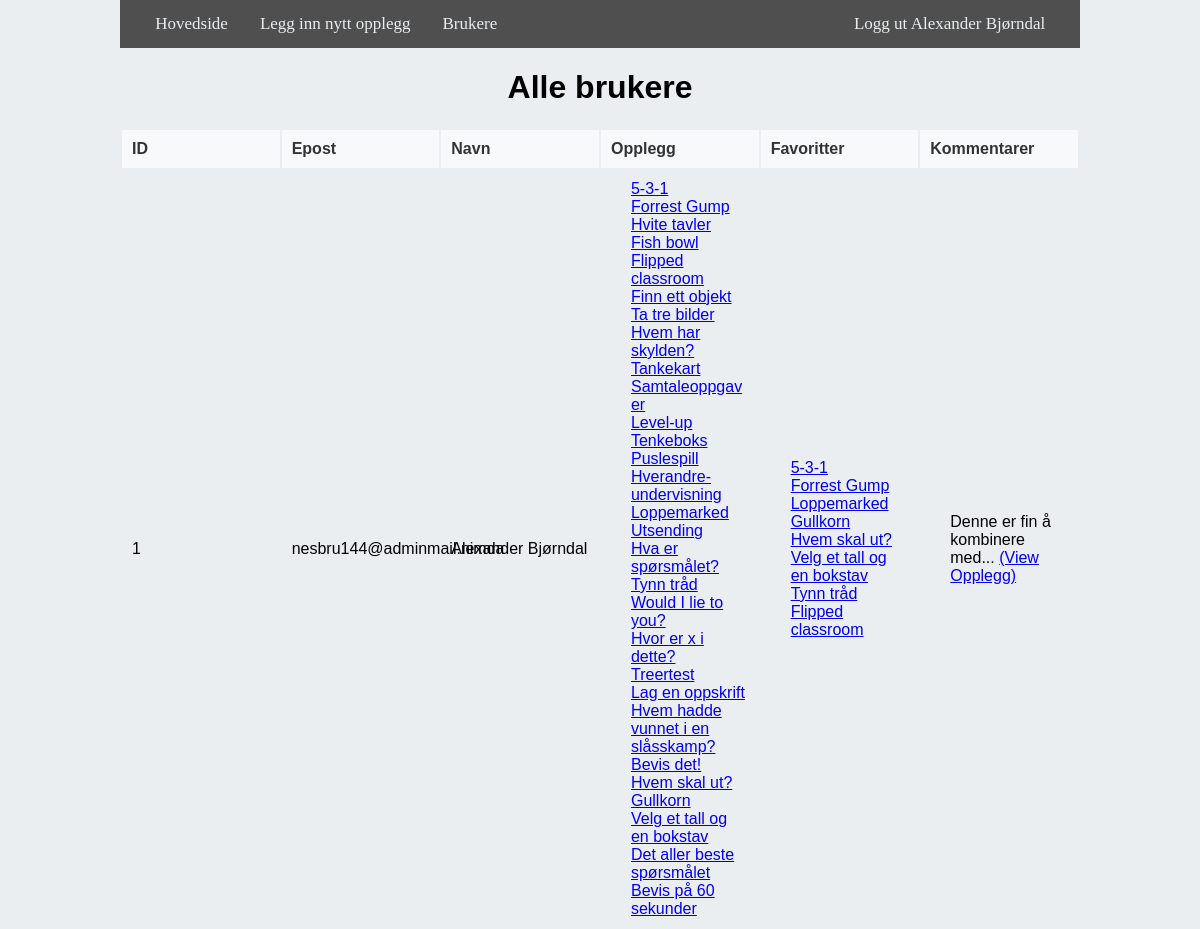
Page /brukere (signed in, upper part) on the earlier database version.
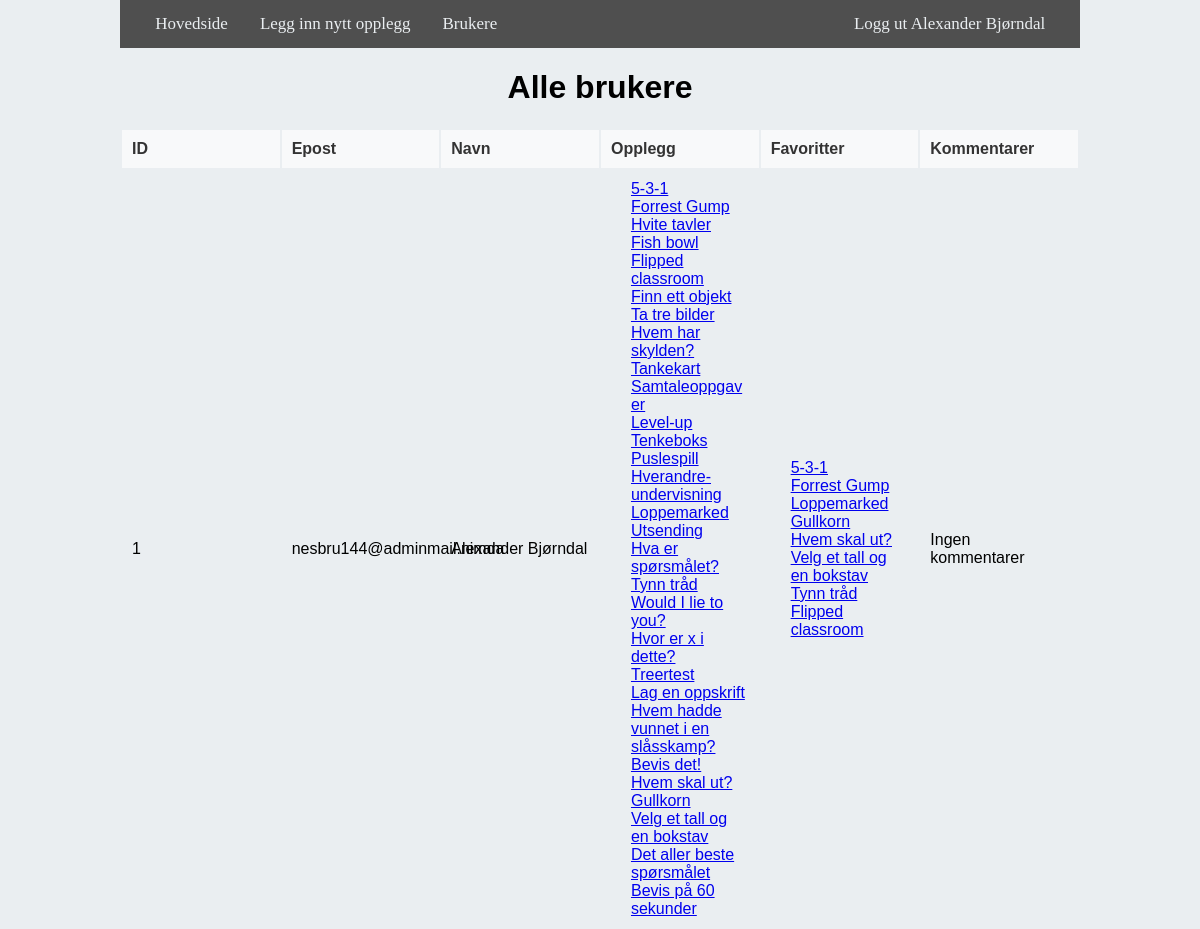
Same page on the later database version.
### website/models.py (models this page shows, shortened)
class User(db.Model, UserMixin):
    __tablename__ = 'user'
    id = db.Column(db.Integer, primary_key=True)
    email = db.Column(db.String(150), unique=True)
    password = db.Column(db.String(150))
    first_name = db.Column(db.String(150))
    role = db.Column(db.String(50), default='user')
    is_email_confirmed = db.Column(db.Boolean, default=False)
    opplegg = db.relationship('Opplegg')
    favorites = db.relationship('Opplegg', secondary=opplegg_user_favorites, backref='user_favorite')
    comments = db.relationship('Comment', back_populates='user')

class Opplegg(db.Model):
    __tablename__ = "opplegg"
    id = db.Column(db.Integer, primary_key=True)
    name = db.Column(db.String(1000))
    data = db.Column(db.String(10000))
    date = db.Column(db.DateTime(timezone=True), default=func.now())
    user_id = db.Column(db.Integer, db.ForeignKey('user.id'))
    traits = db.relationship('Trait', secondary=opplegg_traits, backref='opplegg')
    comments = db.relationship('Comment', back_populates='opplegg')

class Comment(db.Model):
    __tablename__ = 'comments'
    id = db.Column(db.Integer, primary_key=True)
    opplegg_id = db.Column(db.Integer, db.ForeignKey('opplegg.id'), nullable=False)
    user_id = db.Column(db.Integer, db.ForeignKey('user.id'), nullable=False)
    content = db.Column(db.Text, nullable=False)
    created_at = db.Column(db.DateTime, default=datetime.utcnow)
    opplegg = db.relationship('Opplegg', back_populates='comments')
    user = db.relationship('User', back_populates='comments')

### website/views.py (the view)
@views.route('/brukere', methods=['GET'])
@login_required
def admin_users():
    if current_user.role != 'admin':
        abort(403)  # Forbidden access if the user is not an admin
    users = User.query.all()
    user_data = []
    for user in users:
        user_opplegg = user.opplegg  # All opplegg linked to the user
        user_favorites = user.favorites  # All favorites linked to the user
        user_data.append({
            'user': user,
            'opplegg': user_opplegg,
            'favorites': user_favorites
        })
    return render_template('brukere.html', user=current_user, user_data=user_data)

### website/__init__.py (called while the page is built)
def create_app():
    app = Flask(__name__)
    app.config['SECRET_KEY'] = '8a7df6oliqwjh5l'
    app.config['SQLALCHEMY_DATABASE_URI'] = f'sqlite:///{DB_NAME}'
    db.init_app(app)
    migrate = Migrate(app, db)
    from .views import views
    from .auth import auth
    app.register_blueprint(views, url_prefix='/')
    app.register_blueprint(auth, url_prefix='/')
    from .models import User, Opplegg, Trait
    create_database(app)
    login_manager = LoginManager()
    login_manager.login_view = 'auth.login'
    login_manager.init_app(app)
    login_manager.login_message = "Funksjonen du prøvde å bruke krever innlogging."
    @login_manager.user_loader
    def load_user(id):
        return User.query.get(int(id))
    @app.errorhandler(403)
    def forbidden(error):
        return jsonify({'error': 'Ingen tilgang'}), 403
    return app

### website/templates/brukere.html (shortened to what this page needs)
{% extends "base.html" %}
{% block content %}
<div class="container">
    <h1 align="center">Alle brukere</h1>
    <table class="table table-striped table-bordered">
        <thead>
            <tr>
                <th>ID</th>
                <th>Epost</th>
                <th>Navn</th>
                <th>Opplegg</th>
                <th>Favoritter</th>
                <th>Kommentarer</th>
            </tr>
        </thead>
        <tbody>
            {% for data in user_data %}
                <tr>
                    <td>{{ data.user.id }}</td>
                    <td>{{ data.user.email }}</td>
                    <td>{{ data.user.first_name }}</td>
                    <td>
                        {% if data.opplegg %}
                            <ul class="list-unstyled">
                                {% for opp in data.opplegg %}
                                    <li>
                                        <a href="{{ url_for('views.se_opplegg', opplegg_id=opp.id) }}">
                                            {{ opp.name }}
                                        </a>
                                    </li>
                                {% endfor %}
                            </ul>
                        {% else %}
                            Ingen opplegg lastet opp
                        {% endif %}
                    </td>
                    <td>
                        {% if data.favorites %}
                            <ul class="list-unstyled">
                                {% for favorite in data.favorites %}
                                    <li>
                                        <a href="{{ url_for('views.se_opplegg', opplegg_id=favorite.id) }}">
                                            {{ favorite.name }}
                                        </a>
                                    </li>
                                {% endfor %}
                            </ul>
                        {% else %}
                            Ingen favoritter
                        {% endif %}
                    </td>
                    <td>
                    {% if data.user.comments %}
                        <ul class="list-unstyled">
                            {% for comment in data.user.comments %}
                                <li>
                                    {{ comment.content|truncate(50) }}
                                    <a href="{{ url_for('views.se_opplegg', opplegg_id=comment.opplegg.id) }}"> (View Opplegg) </a>
                                </li>
                            {% endfor %}
                        </ul>
                    {% else %}
                        Ingen kommentarer
                    {% endif %}
                </td>
                </tr>
            {% endfor %}
        </tbody>
    </table>
</div>
{% endblock %}

### website/templates/base.html (shortened to what this page needs)
<!DOCTYPE html>
<html>
  <head class="mainclass">
    <link href="https://cdnjs.cloudflare.com/ajax/libs/font-awesome/5.15.4/css/all.min.css" rel="stylesheet">
    <link rel="stylesheet" href="{{ url_for('static', filename='home.css') }}" />
  </head>
  <body class="mainclass">
    <nav class="navbar">
      <div class="navbar-nav">
        <div style="margin-left: 2%">
          {% if user.role == 'admin' %}
          <a class="nav-item nav-link" id="home" href="/">Hovedside</a>
          <a class="nav-item nav-link" id="add_opplegg" href="./add-opplegg"
            >Legg inn nytt opplegg</a
          >
          <a class="nav-item nav-link" id="users" href="./brukere">Brukere</a>
          <a
            class="nav-item nav-link"
            style="float: right; margin-right: 2%"
            id="logout"
            href="/logout"
          >
            Logg ut {{ user.first_name }}
          </a>
          {% else %}
          <a class="nav-item nav-link" id="home" href="/">Hovedside</a>
          <a class="nav-item nav-link" style="float: right; margin-right: 2%" id="login" href="/login">Logg inn</a>
          <a class="nav-item nav-link" style="float: right" id="signUp" href="/sign-up"
            >Lag ny bruker</a
          >
          {% endif %}
        </div>
      </div>
    </nav>
    <div class="container">{% block content %}{% endblock %}</div>
  </body>
</html>

Differences in the rows shown:
removed Comment: content "Denne er fin å kombinere med..."
Other differences:
new list line: "Ingen kommentarer"
